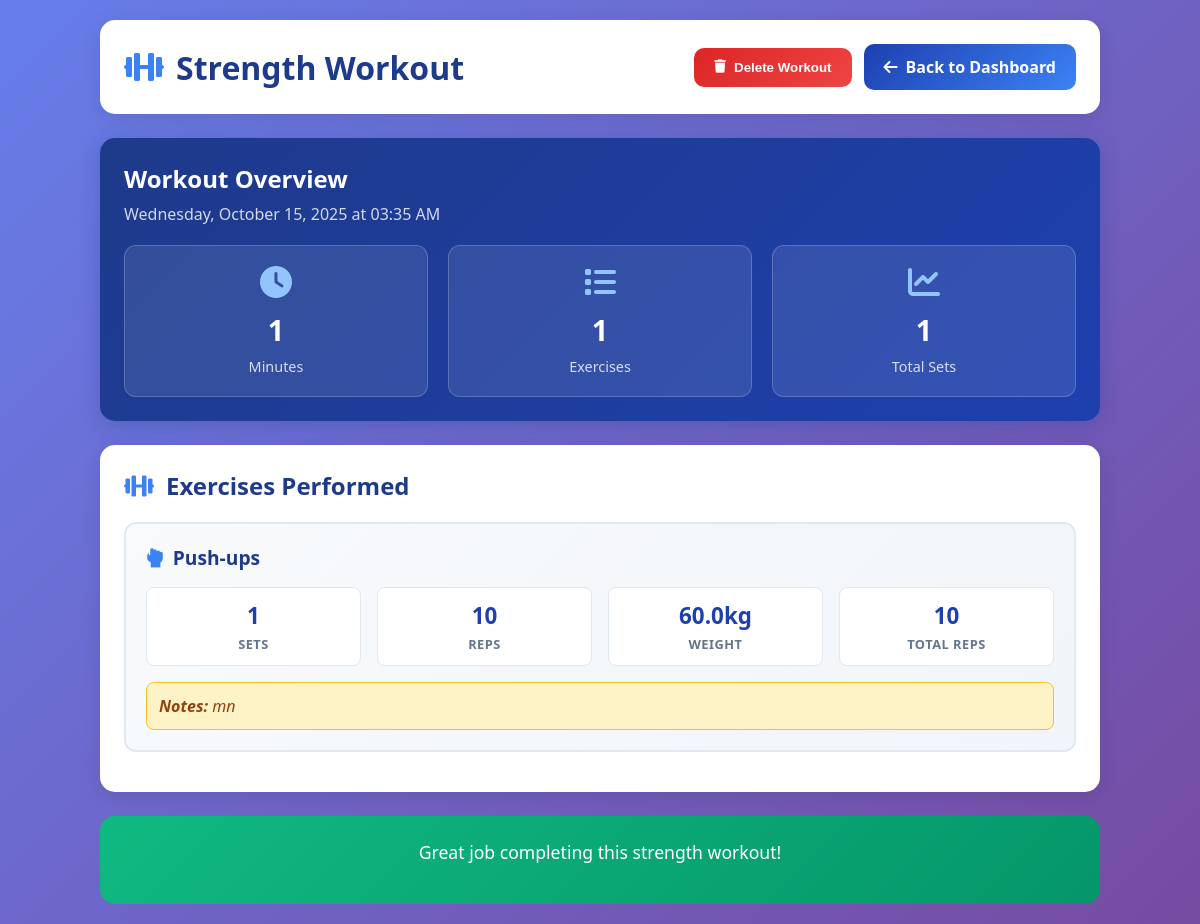
The app's page /workout-details/674 (signed in) with its own data.
### tables this page shows
CREATE TABLE "Workouts" (
                workout_id INTEGER PRIMARY KEY AUTOINCREMENT,
                user_id INTEGER NOT NULL,
                workout_type TEXT NOT NULL,
                start_time DATETIME,
                end_time DATETIME,
                duration_min INTEGER,
                calories_burned INTEGER,
                FOREIGN KEY (user_id) REFERENCES Users(user_id)
            );

CREATE TABLE `Exercises`(`exercise_id` TEXT, `workout_id` TEXT, `exercise_name` TEXT, `sets` TEXT, `reps` TEXT, `weight_kg` TEXT, `notes` TEXT);

### main.py (the view)
@app.route('/workout-details/<int:workout_id>')
def workout_details(workout_id):
    if 'user_id' not in session:
        return redirect(url_for('login'))
    conn = get_db_connection()
    user_id = session['user_id']
    workout = conn.execute(
        'SELECT * FROM Workouts WHERE workout_id = ? AND user_id = ?',
        (workout_id, user_id)
    ).fetchone()
    if not workout:
        conn.close()
        return redirect(url_for('dashboard'))
    workout_dict = dict(workout)
    if workout_dict['start_time']:
        try:
            from datetime import datetime
            workout_dict['start_time'] = datetime.strptime(workout_dict['start_time'], '%Y-%m-%d %H:%M:%S')
        except (ValueError, TypeError):
            workout_dict['start_time'] = None
    workout_dict['duration_min'] = int(workout_dict['duration_min']) if workout_dict['duration_min'] else 0
    workout_dict['calories_burned'] = int(workout_dict['calories_burned']) if workout_dict['calories_burned'] else 0
    exercises = []
    try:
        exercises_raw = conn.execute(
            'SELECT * FROM Exercises WHERE workout_id = ? ORDER BY exercise_id',
            (workout_id,)
        ).fetchall()
        exercises = [dict(exercise) for exercise in exercises_raw]
        for exercise in exercises:
            exercise['sets'] = int(exercise['sets']) if exercise['sets'] else 0
            exercise['reps'] = int(exercise['reps']) if exercise['reps'] else 0
            exercise['weight_kg'] = float(exercise['weight_kg']) if exercise['weight_kg'] else 0.0
    except sqlite3.OperationalError:
        exercises = []
    conn.close()
    return render_template('workout-details.html', workout=workout_dict, exercises=exercises)

### main.py (called while the page is built)
def get_db_connection():
    conn = sqlite3.connect('database/data_source.db')
    conn.row_factory = sqlite3.Row
    return conn

### templates/workout-details.html (shortened to what this page needs)
<!DOCTYPE html>
<html lang="en">
<head>
    <link rel="stylesheet" href="https://cdnjs.cloudflare.com/ajax/libs/font-awesome/6.0.0/css/all.min.css">
</head>
<body>
    <div class="container">
        <div class="header">
            <h1 class="workout-title">
                <i class="fas fa-{% if workout.workout_type == 'cardio' %}heartbeat{% elif workout.workout_type == 'strength' %}dumbbell{% elif workout.workout_type == 'flexibility' %}leaf{% else %}running{% endif %}"></i>
                {{ workout.workout_type|title }} Workout
            </h1>
            <div class="header-actions">
                <button id="deleteWorkout" class="delete-btn" onclick="confirmDelete({{ workout.workout_id }})">
                    <i class="fas fa-trash"></i>
                    Delete Workout
                </button>
                <a href="/dashboard" class="back-btn">
                    <i class="fas fa-arrow-left"></i>
                    Back to Dashboard
                </a>
            </div>
        </div>
        <div class="workout-overview">
            <h2 style="margin-bottom: 8px;">Workout Overview</h2>
            <p style="opacity: 0.8; margin-bottom: 0;">
                {{ workout.start_time.strftime('%A, %B %d, %Y at %I:%M %p') if workout.start_time else 'Date not available' }}
            </p>
            <div class="overview-grid">
                <div class="overview-card">
                    <i class="fas fa-clock"></i>
                    <div class="overview-value">{{ workout.duration_min }}</div>
                    <div class="overview-label">Minutes</div>
                </div>
                <div class="overview-card">
                    <i class="fas fa-list"></i>
                    <div class="overview-value">{{ exercises|length }}</div>
                    <div class="overview-label">Exercises</div>
                </div>
                <div class="overview-card">
                    <i class="fas fa-chart-line"></i>
                    <div class="overview-value">
                        {% if exercises %}
                            {{ exercises|sum(attribute='sets')|int }}
                        {% else %}
                            0
                        {% endif %}
                    </div>
                    <div class="overview-label">Total Sets</div>
                </div>
            </div>
        </div>
        <div class="exercises-section">
            <h2 class="section-title">
                <i class="fas fa-dumbbell"></i>
                Exercises Performed
            </h2>
            {% if exercises %}
                {% for exercise in exercises %}
                <div class="exercise-card">
                    <div class="exercise-header">
                        <h3 class="exercise-name">
                            <i class="fas fa-{% if 'push' in exercise.exercise_name.lower() %}hand-rock{% elif 'squat' in exercise.exercise_name.lower() %}arrow-down{% elif 'bench' in exercise.exercise_name.lower() %}bed{% else %}dumbbell{% endif %}"></i>
                            {{ exercise.exercise_name }}
                        </h3>
                    </div>
                    <div class="exercise-stats">
                        <div class="stat-item">
                            <div class="stat-value">{{ exercise.sets }}</div>
                            <div class="stat-label">Sets</div>
                        </div>
                        {% if 'plank' in exercise.exercise_name.lower() or 'treadmill' in exercise.exercise_name.lower() or 'cycling' in exercise.exercise_name.lower() or 'elliptical' in exercise.exercise_name.lower() or 'rowing' in exercise.exercise_name.lower() or 'stair' in exercise.exercise_name.lower() or 'rope' in exercise.exercise_name.lower() or 'climber' in exercise.exercise_name.lower() or 'knees' in exercise.exercise_name.lower() or 'fold' in exercise.exercise_name.lower() or 'dog' in exercise.exercise_name.lower() or 'pose' in exercise.exercise_name.lower() or 'twist' in exercise.exercise_name.lower() or 'stretch' in exercise.exercise_name.lower() or 'walk' in exercise.exercise_name.lower() or 'crawl' in exercise.exercise_name.lower() or 'ropes' in exercise.exercise_name.lower() or 'jacks' in exercise.exercise_name.lower() %}
                        <div class="stat-item">
                            <div class="stat-value">{{ exercise.reps }}</div>
                            <div class="stat-label">Reps</div>
                        </div>
                        {% endif %}
                        {% if exercise.weight_kg and exercise.weight_kg > 0 %}
                        <div class="stat-item">
                            <div class="stat-value">{{ exercise.weight_kg }}kg</div>
                            <div class="stat-label">Weight</div>
                        </div>
                        {% endif %}
                        <div class="stat-item">
                            {% if 'plank' in exercise.exercise_name.lower() or 'treadmill' in exercise.exercise_name.lower() or 'cycling' in exercise.exercise_name.lower() or 'elliptical' in exercise.exercise_name.lower() or 'rowing' in exercise.exercise_name.lower() or 'stair' in exercise.exercise_name.lower() or 'rope' in exercise.exercise_name.lower() or 'climber' in exercise.exercise_name.lower() or 'knees' in exercise.exercise_name.lower() or 'fold' in exercise.exercise_name.lower() or 'dog' in exercise.exercise_name.lower() or 'pose' in exercise.exercise_name.lower() or 'twist' in exercise.exercise_name.lower() or 'stretch' in exercise.exercise_name.lower() or 'walk' in exercise.exercise_name.lower() or 'crawl' in exercise.exercise_name.lower() or 'ropes' in exercise.exercise_name.lower() or 'jacks' in exercise.exercise_name.lower() %}
                                <div class="stat-value">{{ (exercise.sets * exercise.reps)|int }}</div>
                                <div class="stat-label">Total Reps</div>
                        </div>
                    </div>
                    {% if exercise.notes and exercise.notes.strip() %}
                    <div class="exercise-notes">
                        <strong>Notes:</strong> {{ exercise.notes }}
                    </div>
                    {% endif %}
                </div>
        </div>
        {% if exercises %}
        <div class="workout-summary">
            <div class="summary-text">
                Great job completing this {{ workout.workout_type }} workout!
            </div>
        </div>
        {% endif %}
    </div>
</body>
</html>

### templates/workout-details.html (style rules this page uses)
* { margin: 0; padding: 0; box-sizing: border-box; }
body { font-family: 'Segoe UI', Tahoma, Geneva, Verdana, sans-serif; background: linear-gradient(135deg, #667eea 0%, #764ba2 100%); min-height: 100vh; padding: 20px; }
.container { max-width: 1000px; margin: 0 auto; }
.header { background: white; border-radius: 15px; padding: 24px; margin-bottom: 24px; box-shadow: 0 4px 20px rgba(0,0,0,0.1); display: flex; justify-content: space-between; align-items: center; }
.header-actions { display: flex; gap: 12px; align-items: center; }
.workout-title { color: #1e3a8a; font-size: 2rem; font-weight: 700; display: flex; align-items: center; gap: 12px; }
.workout-title i { color: #3b82f6; }
.back-btn { background: linear-gradient(135deg, #1e40af 0%, #3b82f6 100%); color: white; padding: 12px 20px; border: none; border-radius: 10px; text-decoration: none; font-weight: 600; transition: all 0.3s ease; display: flex; align-items: center; gap: 8px; }
.delete-btn { background: linear-gradient(135deg, #dc2626 0%, #ef4444 100%); color: white; padding: 12px 20px; border: none; border-radius: 10px; font-weight: 600; transition: all 0.3s ease; display: flex; align-items: center; gap: 8px; cursor: pointer; }
.workout-overview { background: linear-gradient(135deg, #1e3a8a 0%, #1e40af 100%); border-radius: 15px; padding: 24px; margin-bottom: 24px; color: white; box-shadow: 0 4px 20px rgba(30, 58, 138, 0.3); }
.overview-grid { display: grid; grid-template-columns: repeat(auto-fit, minmax(200px, 1fr)); gap: 20px; margin-top: 20px; }
.overview-card { background: rgba(255, 255, 255, 0.1); border: 1px solid rgba(255, 255, 255, 0.2); border-radius: 12px; padding: 20px; text-align: center; transition: all 0.3s ease; }
.overview-card i { font-size: 2rem; color: #93c5fd; margin-bottom: 12px; }
.overview-value { font-size: 1.8rem; font-weight: 700; margin-bottom: 8px; }
.overview-label { font-size: 0.9rem; opacity: 0.8; }
.exercises-section { background: white; border-radius: 15px; padding: 24px; box-shadow: 0 4px 20px rgba(0,0,0,0.1); }
.section-title { color: #1e3a8a; font-size: 1.5rem; font-weight: 700; margin-bottom: 20px; display: flex; align-items: center; gap: 12px; }
.section-title i { color: #3b82f6; }
.exercise-card { background: linear-gradient(135deg, #f8fafc 0%, #f1f5f9 100%); border: 2px solid #e2e8f0; border-radius: 12px; padding: 20px; margin-bottom: 16px; transition: all 0.3s ease; }
.exercise-header { display: flex; justify-content: space-between; align-items: center; margin-bottom: 16px; }
.exercise-name { font-size: 1.2rem; font-weight: 700; color: #1e3a8a; display: flex; align-items: center; gap: 10px; }
.exercise-name i { color: #3b82f6; }
.exercise-stats { display: grid; grid-template-columns: repeat(auto-fit, minmax(120px, 1fr)); gap: 16px; }
.stat-item { text-align: center; background: white; padding: 12px; border-radius: 8px; border: 1px solid #e2e8f0; }
.stat-value { font-size: 1.4rem; font-weight: 700; color: #1e40af; margin-bottom: 4px; }
.stat-label { font-size: 0.8rem; color: #64748b; text-transform: uppercase; font-weight: 600; letter-spacing: 0.5px; }
.exercise-notes { margin-top: 16px; padding: 12px; background: #fef3c7; border: 1px solid #fbbf24; border-radius: 8px; color: #92400e; font-style: italic; }
.workout-summary { background: linear-gradient(135deg, #10b981 0%, #059669 100%); color: white; border-radius: 15px; padding: 24px; margin-top: 24px; text-align: center; }
.summary-text { font-size: 1.1rem; margin-bottom: 16px; }

### records on screen
Workouts: workout_type "Strength", duration_min "1", workout_type "strength"
Exercises: exercise_name "Push-ups", sets "1", reps "10", weight_kg "60.0", (exercise.sets*exercise.reps)|int "10", notes "mn"

### other values on screen
{{ exercises|length }} "1"
{{ exercises|sum(attribute='sets')|int }} "1"
